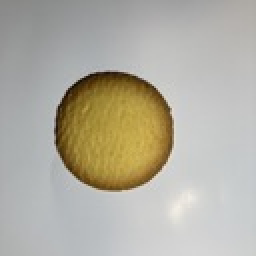
#> input picture 画像処理/色特徴量/cookie1.jpg, 128 x 128 px, found by its file name (shown 2 times larger)
$ python sift.py
#> lines starting #> are read from the running program, lines starting #| are printed output that depends on the picture
# !pip install japanize_matplotlib

import numpy as np
import matplotlib.pyplot as plt
import cv2
from PIL  import Image

import pandas as pd
import matplotlib.pyplot as plt
import japanize_matplotlib
import numpy as np
import cv2

from skimage.feature import hog
from skimage import exposure

from skimage.feature import SIFT
from skimage.color import rgb2gray

### 出力
"""

"""

# 画像読み込み
img1 = cv2.imread('cookie1.jpg')
#> img1 is the input picture: shape (128, 128, 3); mean B, G, R 162.3, 174.6, 178.2
img2 = cv2.imread('senbei1.jpg')
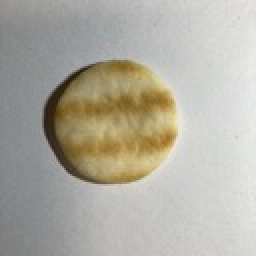
#> input picture 画像処理/色特徴量/senbei1.jpg, 128 x 128 px, found by its file name (shown 2 times larger)
#> img2 is the input picture: shape (128, 128, 3); mean B, G, R 161.8, 173.1, 176.3

##############################################
######################## SIFT（特徴点 検出） 開始
##############################################

grai_img1 = rgb2gray(img1)
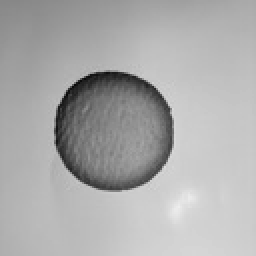
#> grai_img1: shape (128, 128) float64 (shown 2 times larger); min 0.0393, max 0.935, mean 0.675
grai_img1

### 出力
"""
array([[0.53166667, 0.53166667, 0.53166667, ..., 0.6672698 , 0.66334824,
        0.65942667],
       [0.53166667, 0.53166667, 0.53166667, ..., 0.6672698 , 0.66334824,
        0.66334824],
       [0.53558824, 0.53558824, 0.53558824, ..., 0.67119137, 0.6672698 ,
        0.66334824],
       ...,
       [0.68487569, 0.68879725, 0.69271882, ..., 0.81428745, 0.81036588,
        0.80644431],
       [0.68487569, 0.68879725, 0.69271882, ..., 0.81428745, 0.80869922,
        0.80477765],
       [0.68487569, 0.68879725, 0.68879725, ..., 0.81428745, 0.80869922,
        0.80477765]])
"""

sift = SIFT()
#> (the run stopped early here; a loop or call above may not have finished)
